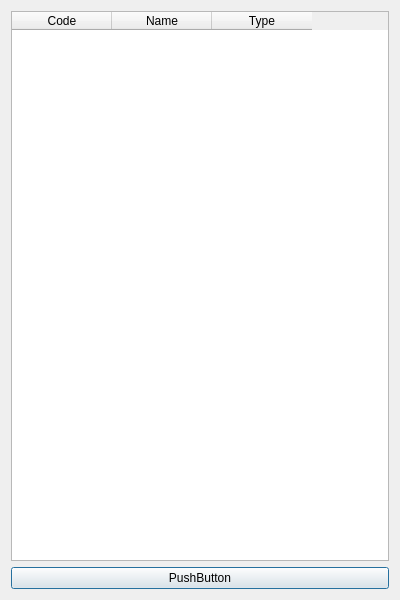
<?xml version="1.0" encoding="UTF-8"?>
<ui version="4.0">
 <class>identifier</class>
 <widget class="QDialog" name="identifier">
  <property name="geometry">
   <rect>
    <x>0</x>
    <y>0</y>
    <width>400</width>
    <height>600</height>
   </rect>
  </property>
  <property name="windowTitle">
   <string>Identifier</string>
  </property>
  <layout class="QVBoxLayout" name="verticalLayout">
   <item>
    <widget class="QTableWidget" name="tableWidget">
     <column>
      <property name="text">
       <string>Code</string>
      </property>
     </column>
     <column>
      <property name="text">
       <string>Name</string>
      </property>
     </column>
     <column>
      <property name="text">
       <string>Type</string>
      </property>
     </column>
    </widget>
   </item>
   <item>
    <widget class="QPushButton" name="pushButton">
     <property name="text">
      <string>PushButton</string>
     </property>
    </widget>
   </item>
  </layout>
 </widget>
 <resources/>
 <connections/>
</ui>
